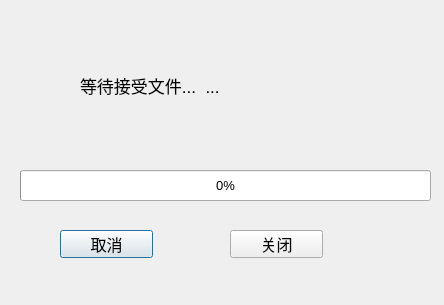
<?xml version="1.0" encoding="UTF-8"?>
<ui version="4.0">
 <class>TcpClient</class>
 <widget class="QDialog" name="TcpClient">
  <property name="geometry">
   <rect>
    <x>0</x>
    <y>0</y>
    <width>444</width>
    <height>305</height>
   </rect>
  </property>
  <property name="windowTitle">
   <string>Dialog</string>
  </property>
  <widget class="QLabel" name="hintRecieveFile_label">
   <property name="geometry">
    <rect>
     <x>80</x>
     <y>10</y>
     <width>261</width>
     <height>151</height>
    </rect>
   </property>
   <property name="font">
    <font>
     <pointsize>13</pointsize>
    </font>
   </property>
   <property name="text">
    <string>等待接受文件...  ...</string>
   </property>
  </widget>
  <widget class="QProgressBar" name="recieveFile_proBar">
   <property name="geometry">
    <rect>
     <x>20</x>
     <y>170</y>
     <width>411</width>
     <height>31</height>
    </rect>
   </property>
   <property name="font">
    <font>
     <pointsize>10</pointsize>
    </font>
   </property>
   <property name="value">
    <number>0</number>
   </property>
  </widget>
  <widget class="QPushButton" name="cancel_pbt">
   <property name="geometry">
    <rect>
     <x>60</x>
     <y>230</y>
     <width>93</width>
     <height>28</height>
    </rect>
   </property>
   <property name="font">
    <font>
     <pointsize>12</pointsize>
    </font>
   </property>
   <property name="text">
    <string>取消</string>
   </property>
  </widget>
  <widget class="QPushButton" name="close_pbt">
   <property name="geometry">
    <rect>
     <x>230</x>
     <y>230</y>
     <width>93</width>
     <height>28</height>
    </rect>
   </property>
   <property name="font">
    <font>
     <pointsize>12</pointsize>
    </font>
   </property>
   <property name="text">
    <string>关闭</string>
   </property>
  </widget>
 </widget>
 <resources/>
 <connections/>
</ui>
